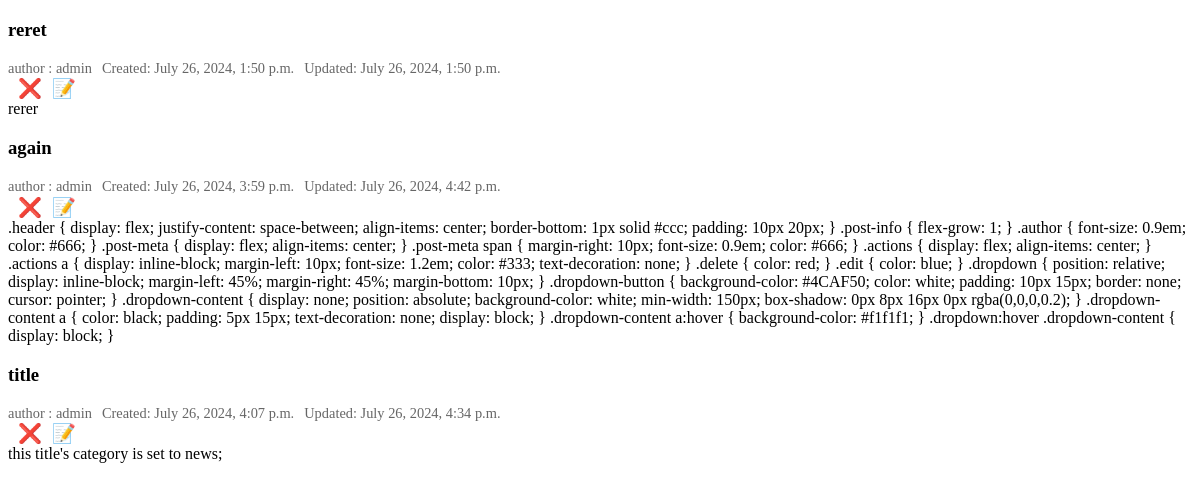
The app's page /all_posts/ (signed in), older data.
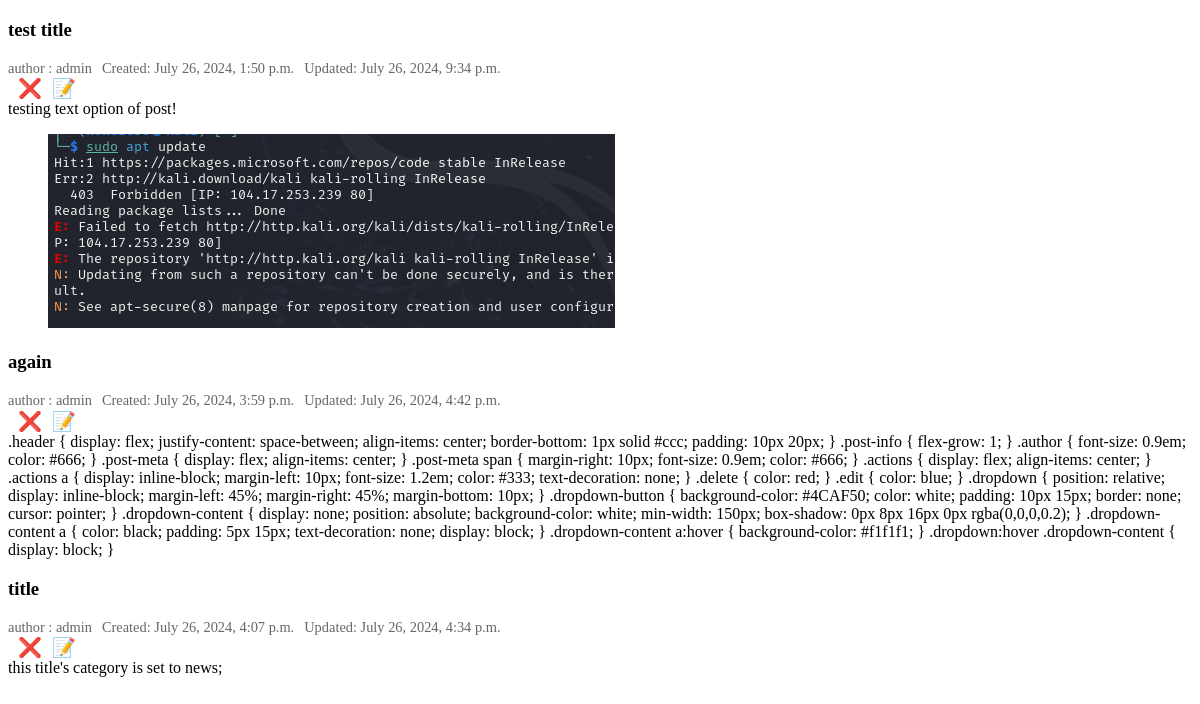
The same page, newer data.
### blogapp/models.py (models this page shows, shortened)
class BlogPost(models.Model):
    title = models.CharField(max_length=100)
    author = models.ForeignKey(
        CustomUsers, max_length=100, on_delete=models.CASCADE
    )
    created_at = models.DateTimeField(auto_now_add=True)
    updated_at = models.DateTimeField(auto_now=True)
    text = models.TextField()
    cate_gory = models.ForeignKey(
        Categories, on_delete=models.CASCADE,
        help_text="must be selected from existing options",
        default=None,
        null=True
    )
    images = models.ImageField( null=True, blank=True)
    class Meta:
        ordering = ['-created_at',]

### users/models.py (models this page shows)
class CustomUsers(AbstractBaseUser, PermissionsMixin):
    profile_pic = models.ImageField(upload_to='users/images') #for profile
    username_validator = UnicodeUsernameValidator()
    username = models.CharField(
        unique=True,
        validators=[username_validator,],
        max_length=59
    )
    email = models.EmailField(max_length=180)
    first_name = models.CharField(max_length=59, blank=True)
    last_name = models.CharField(max_length=59, blank=True)
    choices = (
        ('Male', 'male'),
        ('Female', 'female')
    )
    gender = models.CharField(max_length=10, choices=choices)
    is_staff = models.BooleanField(default=False)
    is_active = models.BooleanField(default=True)
    date_joined = models.DateTimeField(auto_now_add=True)
    objects = CustomUserManager()
    USERNAME_FIELD = 'username'
    REQUIRED_FIELDS = ['email']
    def __str__(self):
        return self.username

### blogapp/views.py (the view)
# urls.py: path('all_posts/', all_posts, name="all_posts"),
@login_required(login_url='users:login')
def all_posts(request):
    queryset = BlogPost.objects.filter(author__exact=request.user).order_by('created_at')
    return render(request, 'blogapp/all_posts.html', {'posts':queryset})

### templates/blogapp/all_posts.html (shortened to what this page needs)
{% load static %}
<!DOCTYPE html>
<html lang="en">
<head>
    <link rel="stylesheet" href="{% static 'blogapp/css/all_posts.css' %}">
</head>
<body>
    {% for post in posts %}
    <div class="container">
        <header>
            <h3>{{ post.title }}</h3>
            <div class="post-meta">
                <span>author : {{ post.author }}</span> <br>
                <span>Created: {{ post.created_at }}</span> <br>
                <span>Updated: {{ post.updated_at }}</span>
            </div>
            <div class="actions">
                <a href="{% url 'blogapp:deletepost' post.id %}" class="delete">❌</a>
                <a href="{% url 'blogapp:update' post.id %}" class="edit">📝</a>
            </div>
        </header>
        <div class="post-content">
            {{ post.text|safe }}
            {% if post.images %}
                <figure>
                    <img src="{{ post.images.url }}" alt="{{ image.alt_text }}">
                </figure>
            {% endif %}
        </div>
    </div>
    {% endfor %}
</body>
</html>

Row changes from the older to the newer data that the page shows:
changed BlogPost: title "reret" → "test title"; updated_at "July 26, 2024, 1:50 p.m." → "July 26, 2024, 9:34 p.m."; text "rerer" → "testing text option of post!"; images: picture added
